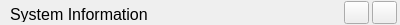
      <widget class="QWidget" name="widget_14" native="true">
       <property name="geometry">
        <rect>
         <x>10</x>
         <y>10</y>
         <width>400</width>
         <height>25</height>
        </rect>
       </property>
       <property name="sizePolicy">
        <sizepolicy hsizetype="Preferred" vsizetype="Fixed">
         <horstretch>0</horstretch>
         <verstretch>0</verstretch>
        </sizepolicy>
       </property>
       <property name="minimumSize">
        <size>
         <width>400</width>
         <height>25</height>
        </size>
       </property>
       <property name="styleSheet">
        <string notr="true"/>
       </property>
       <widget class="QLabel" name="label_50">
        <property name="geometry">
         <rect>
          <x>10</x>
          <y>6</y>
          <width>170</width>
          <height>16</height>
         </rect>
        </property>
        <property name="font">
         <font>
          <family>Arial</family>
          <pointsize>12</pointsize>
          <weight>50</weight>
          <bold>false</bold>
         </font>
        </property>
        <property name="text">
         <string>System Information</string>
        </property>
       </widget>
       <widget class="QPushButton" name="pushButton_44">
        <property name="geometry">
         <rect>
          <x>372</x>
          <y>1</y>
          <width>25</width>
          <height>23</height>
         </rect>
        </property>
        <property name="text">
         <string/>
        </property>
       </widget>
       <widget class="QPushButton" name="pushButton_45">
        <property name="geometry">
         <rect>
          <x>344</x>
          <y>1</y>
          <width>25</width>
          <height>23</height>
         </rect>
        </property>
        <property name="text">
         <string/>
        </property>
       </widget>
      </widget>
